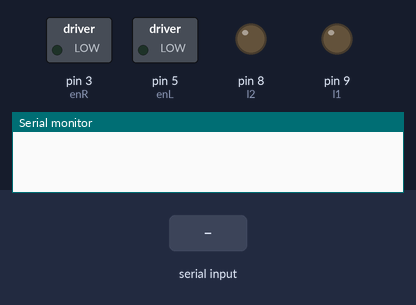
Recording of a sketch running on a simulated Arduino Uno, built with avr-gcc and run on an emulated ATmega328P. On the bench: switched loads named in the sketch (green lamp = pin HIGH), output pins drawn as LEDs (lit = HIGH), the last lines printed to the serial monitor. Inputs (shaded band) come from the test bench. Pins used as bus, display or sensor lines are not drawn.

Above: at 1.2 s.
1.3 s: "90,45\n" received over Serial
At 1.9 s:
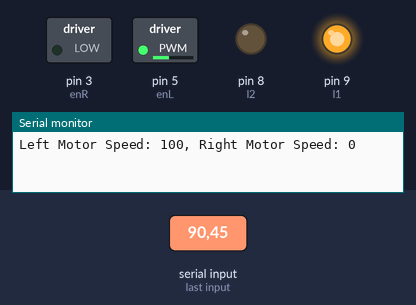
2.8 s: "30,150\n" received over Serial
At 3.1 s:
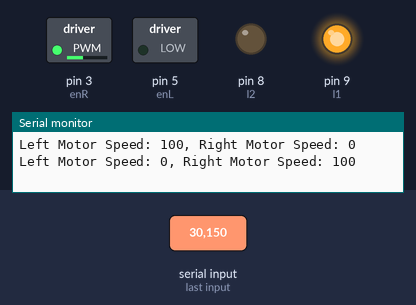
4.3 s: "30,150\n" received over Serial
At 5.4 s:
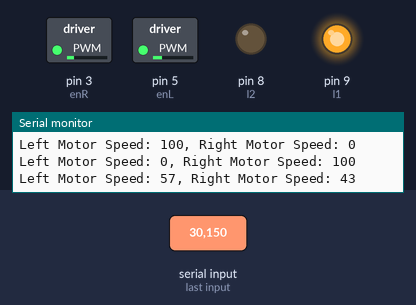
5.8 s: "5\n" received over Serial
At 6.5 s:
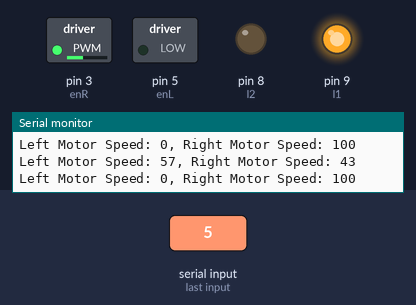
Timing chart, 0 to 8.3 s (numbered marks = the images above; inputs shaded):
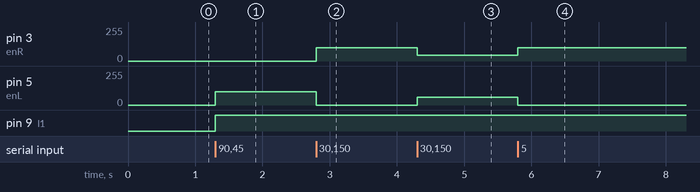

The sketch:

pid_camera.ino
```cpp
/*
PID Motor Control for Differential Drive
----------------------------------------
This code implements a PID control system to adjust motor speeds based on error values.
*/

#define r1 2  // Motor Right IN1
#define r2 4  // Motor Right IN2
#define enR 3 // Motor Right Enable (PWM)
#define enL 5 // Motor Left Enable (PWM)
#define l1 9  // Motor Left IN3
#define l2 8  // Motor Left IN4

// PID Control Parameters
#define KP 0.25
#define KD 5
#define SET_SPEED 50
#define MAX_SPEED 100
#define MIN_SPEED 0

// Variables for PID calculation
int lastError = 0;        // Stores the previous error
int erreur = 0;           // Current error value
int power_difference = 0; // Power difference between motors
int motorSpeeds[2] = {0, 0}; // Array for left and right motor speeds

void setup() {
  // Initialize serial communication
  Serial.begin(115200);

  // Configure motor control pins as outputs
  pinMode(r1, OUTPUT);
  pinMode(r2, OUTPUT);
  pinMode(l1, OUTPUT);
  pinMode(l2, OUTPUT);
  pinMode(enL, OUTPUT);
  pinMode(enR, OUTPUT);
}

void loop() {
  // Check for serial input
  if (Serial.available() > 0) {
    String data = Serial.readStringUntil('\n'); // Read error value from serial
    erreur = data.toInt();                     // Convert to integer

    // Execute PID control
    pidControl();

    // Debugging: Print motor speeds
    Serial.print("Left Motor Speed: ");
    Serial.print(motorSpeeds[0]);
    Serial.print(", Right Motor Speed: ");
    Serial.println(motorSpeeds[1]);
  }
}

// Function to execute PID control
void pidControl() {
  // Calculate derivative term
  int d = erreur - lastError;
  lastError = erreur;

  // Compute power difference using PID formula
  power_difference = erreur * KP + d * KD;

  // Constrain power difference to prevent over-speeding
  power_difference = constrain(power_difference, -50, 50);

  // Calculate motor speeds
  motorSpeeds[0] = constrain(SET_SPEED + power_difference, MIN_SPEED, MAX_SPEED); // Left motor
  motorSpeeds[1] = constrain(SET_SPEED - power_difference, MIN_SPEED, MAX_SPEED); // Right motor

  // Drive the motors
  digitalWrite(l1, HIGH);
  digitalWrite(l2, LOW);
  digitalWrite(r1, LOW);
  digitalWrite(r2, HIGH);
  analogWrite(enL, motorSpeeds[0]);
  analogWrite(enR, motorSpeeds[1]);
}
```

Measured:
- after the input at 1.3 s, pin 5 (enL): 0/255 → 100/255 at once; pin 9 (l1): LOW → HIGH at once
- after the input at 2.8 s, pin 3 (enR): 0/255 → 100/255 at once; pin 5 (enL): 100/255 → 0/255 at once
- after the input at 4.3 s, pin 3 (enR): 100/255 → 43/255 at once; pin 5 (enL): 0/255 → 57/255 at once
- after the input at 5.8 s, pin 3 (enR): 43/255 → 100/255 at once; pin 5 (enL): 57/255 → 0/255 at once
